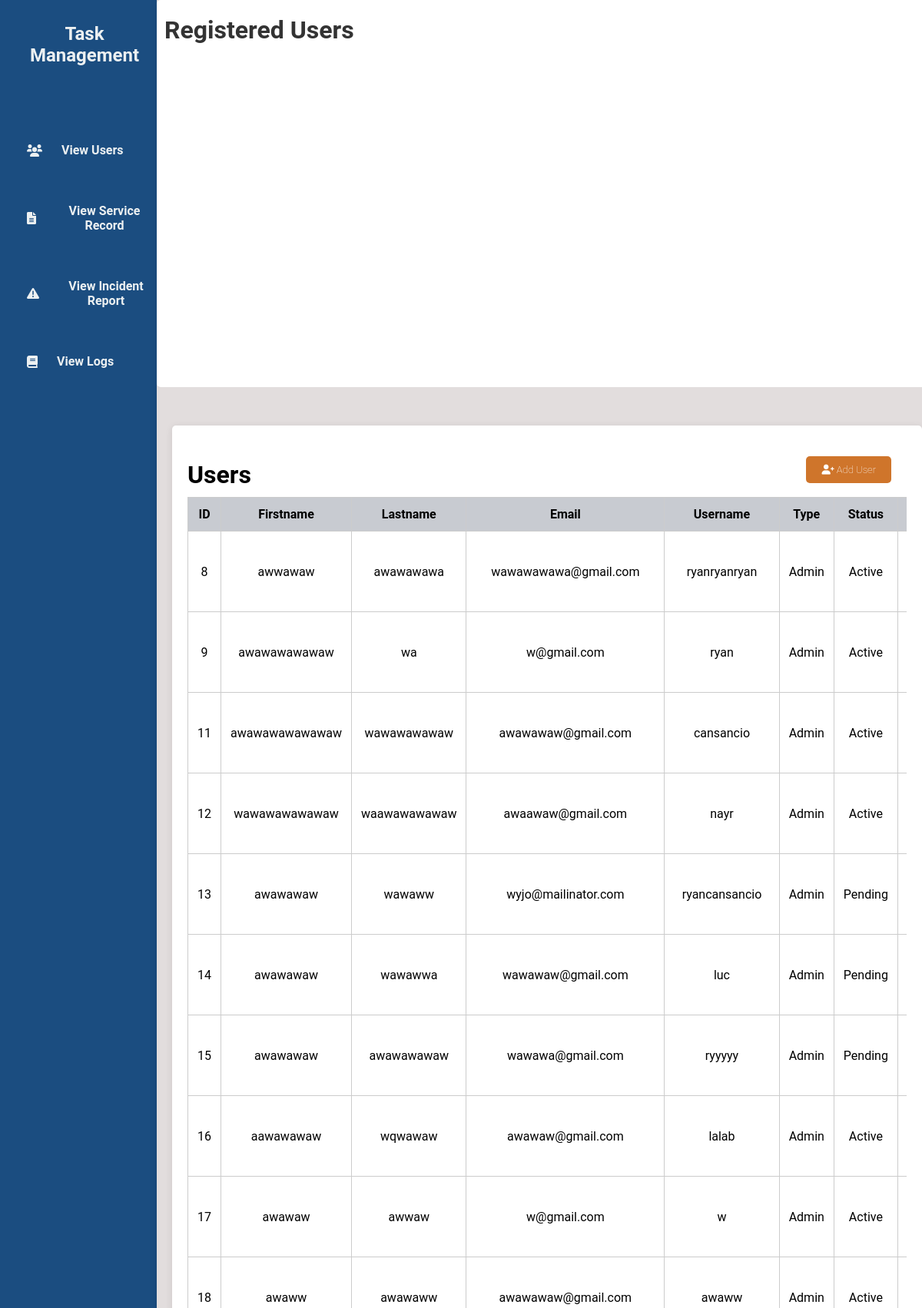
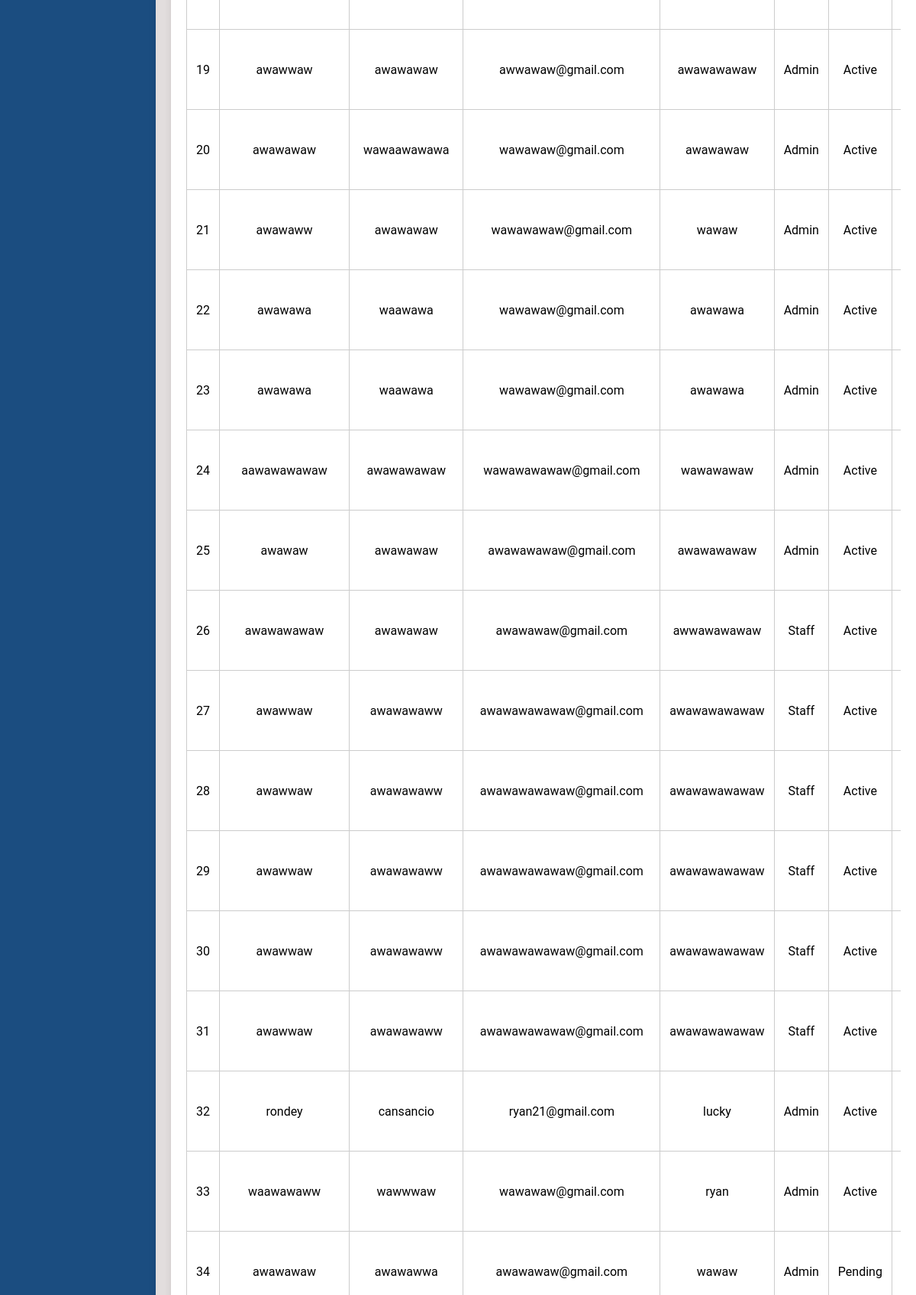
Screenshot of /adminD.php (signed in, upper part) with the database file from the repository (2 pictures, top to bottom).
### tables this page shows
CREATE TABLE `tbl_user` (
  `u_id` int(50) NOT NULL,
  `u_fname` varchar(200) NOT NULL,
  `u_lname` varchar(200) NOT NULL,
  `u_email` varchar(200) NOT NULL,
  `u_username` varchar(200) NOT NULL,
  `u_password` varchar(200) NOT NULL,
  `u_type` varchar(200) NOT NULL,
  `u_status` varchar(200) NOT NULL
);

### adminD.php (the view, shortened to what this page needs)
<?php
include 'db.php';
$sql = "SELECT u_id, u_fname, u_lname, u_email, u_username, u_type, u_status FROM tbl_user";
$result = $conn->query($sql);
?>
<!DOCTYPE html>
<html lang="en">
<head>
    <link rel="stylesheet" href="admin.css">
    <link rel="stylesheet" href="https://cdnjs.cloudflare.com/ajax/libs/font-awesome/6.0.0-beta3/css/all.min.css">
</head>
<body>
<div class="wrapper">
    <div class="sidebar">
        <h2>Task Management</h2>
        <ul>
            <li><a href="view_users.php"><i class="fas fa-users"></i> View Users</a></li>
            <li><a href="view_service_record.php"><i class="fas fa-file-alt"></i> View Service Record</a></li>
            <li><a href="view_incident_report.php"><i class="fas fa-exclamation-triangle"></i> View Incident Report</a></li>
            <li><a href="view_logs.php"><i class="fas fa-book"></i> View Logs</a></li>
        </ul>
    </div>
    <div class="container">
        <div class="upper">
        <h1>Registered Users</h1>
        </div>
     <div class="table-box">
     <h2>Users</h2>
     <a href="addU.php" class="add-user-btn"><i class="fas fa-user-plus"></i> Add User</a>
     <table>
            <thead>
                <tr>
                    <th>ID</th>
                    <th>Firstname</th>
                    <th>Lastname</th>
                    <th>Email</th>
                    <th>Username</th>
                    <th>Type</th>
                    <th>Status</th>
                    <th>Action</th>
                </tr>
            </thead>
            <tbody>
                <?php
                if ($result->num_rows > 0) {
                    while ($row = $result->fetch_assoc()) {
                        echo "<tr>
                                <td>{$row['u_id']}</td>
                                <td>{$row['u_fname']}</td>
                                <td>{$row['u_lname']}</td>
                                <td>{$row['u_email']}</td>
                                <td>{$row['u_username']}</td>
                                <td>" . ucfirst(strtolower($row['u_type'])) . "</td>
                                <td>" . ucfirst(strtolower($row['u_status'])) . "</td>
                                 <td>
                                    <a href='editU.php?id={$row['u_id']}'><i class='fas fa-edit'></i></a>
                                    <a href='deleteU.php?id={$row['u_id']}'><i class='fas fa-trash'></i></a>
                                </td>
                              </tr>";
                    }
                } else {
                    echo "<tr><td colspan='7'>No users found.</td></tr>";
                }
                ?>
            </tbody>
        </table>
     </div>
    </div>
</div>
</body>
</html>

### admin.css (style rules this page uses)
* { margin: 0; padding: 0; font-family: 'Roboto', sans-serif; }
body { min-height: 100vh; display: flex; align-items: center; background-color: #2d3250; }
.container { width: 85%; margin-left: 17%; padding: 20px; background-color: #e2dddd; box-shadow: 0 2px 10px rgba(0, 0, 0, 0.1); height: 100vh; position: fixed; }
.table-box { margin-top: 50px; width: 78%; padding: 20px; margin-right: 10px; margin-left: 2px 5px; border-radius: 5px; background-color: #ffffff; box-shadow: 0 2px 10px rgba(0, 0, 0, 0.1); height: 70vh; position: fixed; }
.table-box h2 { text-align: left; margin-top: 25px; font-size: 2rem; }
.container .upper { border-radius: 5px; margin-top: -20px; margin-left: -20px; width: 100%; height: 8vh; background-color: #ffffff; }
.upper h1 { padding-top: 20px; padding-left: 10px; text-align: left; color: #333; }
.wrapper { display: flex; height: 100vh; }
.sidebar { width: 15%; background-color: #1b4d80; padding: 20px; border-right: 1px solid #ccc; height: 100vh; position: fixed; }
.sidebar h2 { margin-top: 10px; text-align: center; color: #ecf0f1; }
.sidebar ul { list-style-type: none; padding: 0; margin-top: 100px; margin-left: 15px; margin-bottom: 30px; }
.sidebar li { margin: 60px 0; }
.sidebar a { text-decoration: none; color: #ecf0f1; display: flex; align-items: center; text-align: center; }
.sidebar a i { margin-right: 25px; }
table { width: 100%; margin-right: 10px; border-collapse: collapse; margin-top: 10px; max-height: 90%; overflow-y: auto; display: block; }
th, td { border: 1px solid #ccc; padding: 12px; text-align: center; }
th:nth-child(1), td:nth-child(1) { width: 15%; }
th:nth-child(2), td:nth-child(2) { width: 20%; }
th:nth-child(3), td:nth-child(3) { width: 25%; }
th:last-child, td:last-child { width: 15%; }
th { background-color: #c8cbd1; color: rgb(0, 0, 0); }
a { display: inline-block; margin-top: 20px; text-decoration: none; color: #4CAF50; font-weight: bold; }
.add-user-btn { display: inline-block; background-color: #cf752b; color: white; padding: 10px 20px; border-radius: 5px; text-decoration: none; font-size: 13px; font-weight: lighter; transition: 0.3s; position: absolute; right: 40px; top: 20px; }
.table-box a i { justify-content: center; }

### rows the page displays
tbl_user: u_id "8", u_fname "awwawaw", u_lname "awawawawa", u_email "wawawawawa@gmail.com", u_username "ryanryanryan", u_type "Admin", u_status "Active"
tbl_user: u_id "9", u_fname "awawawawawaw", u_lname "wa", u_email "w@gmail.com", u_username "ryan", u_type "Admin", u_status "Active"
tbl_user: u_id "11", u_fname "awawawawawawaw", u_lname "wawawawawaw", u_email "awawawaw@gmail.com", u_username "cansancio", u_type "Admin", u_status "Active"
tbl_user: u_id "12", u_fname "wawawawawawaw", u_lname "waawawawawaw", u_email "awaawaw@gmail.com", u_username "nayr", u_type "Admin", u_status "Active"
tbl_user: u_id "13", u_fname "awawawaw", u_lname "wawaww", u_email "wyjo@mailinator.com", u_username "ryancansancio", u_type "Admin", u_status "Pending"
tbl_user: u_id "14", u_fname "awawawaw", u_lname "wawawwa", u_email "wawawaw@gmail.com", u_username "luc", u_type "Admin", u_status "Pending"
tbl_user: u_id "15", u_fname "awawawaw", u_lname "awawawawaw", u_email "wawawa@gmail.com", u_username "ryyyyy", u_type "Admin", u_status "Pending"
tbl_user: u_id "16", u_fname "aawawawaw", u_lname "wqwawaw", u_email "awawaw@gmail.com", u_username "lalab", u_type "Admin", u_status "Active"
tbl_user: u_id "17", u_fname "awawaw", u_lname "awwaw", u_email "w@gmail.com", u_username "w", u_type "Admin", u_status "Active"
tbl_user: u_id "18", u_fname "awaww", u_lname "awawaww", u_email "awawawaw@gmail.com", u_username "awaww", u_type "Admin", u_status "Active"
tbl_user: u_id "19", u_fname "awawwaw", u_lname "awawawaw", u_email "awwawaw@gmail.com", u_username "awawawawaw", u_type "Admin", u_status "Active"
tbl_user: u_id "20", u_fname "awawawaw", u_lname "wawaawawawa", u_email "wawawaw@gmail.com", u_username "awawawaw", u_type "Admin", u_status "Active"
tbl_user: u_id "21", u_fname "awawaww", u_lname "awawawaw", u_email "wawawawaw@gmail.com", u_username "wawaw", u_type "Admin", u_status "Active"
tbl_user: u_id "22", u_fname "awawawa", u_lname "waawawa", u_email "wawawaw@gmail.com", u_username "awawawa", u_type "Admin", u_status "Active"
tbl_user: u_id "23", u_fname "awawawa", u_lname "waawawa", u_email "wawawaw@gmail.com", u_username "awawawa", u_type "Admin", u_status "Active"
tbl_user: u_id "24", u_fname "aawawawawaw", u_lname "awawawawaw", u_email "wawawawawaw@gmail.com", u_username "wawawawaw", u_type "Admin", u_status "Active"
tbl_user: u_id "25", u_fname "awawaw", u_lname "awawawaw", u_email "awawawawaw@gmail.com", u_username "awawawawaw", u_type "Admin", u_status "Active"
tbl_user: u_id "26", u_fname "awawawawaw", u_lname "awawawaw", u_email "awawawaw@gmail.com", u_username "awwawawawaw", u_type "Staff", u_status "Active"
tbl_user: u_id "27", u_fname "awawwaw", u_lname "awawawaww", u_email "awawawawawaw@gmail.com", u_username "awawawawawaw", u_type "Staff", u_status "Active"
tbl_user: u_id "28", u_fname "awawwaw", u_lname "awawawaww", u_email "awawawawawaw@gmail.com", u_username "awawawawawaw", u_type "Staff", u_status "Active"
tbl_user: u_id "29", u_fname "awawwaw", u_lname "awawawaww", u_email "awawawawawaw@gmail.com", u_username "awawawawawaw", u_type "Staff", u_status "Active"
tbl_user: u_id "30", u_fname "awawwaw", u_lname "awawawaww", u_email "awawawawawaw@gmail.com", u_username "awawawawawaw", u_type "Staff", u_status "Active"
tbl_user: u_id "31", u_fname "awawwaw", u_lname "awawawaww", u_email "awawawawawaw@gmail.com", u_username "awawawawawaw", u_type "Staff", u_status "Active"
tbl_user: u_id "32", u_fname "rondey", u_lname "cansancio", u_email "ryan21@gmail.com", u_username "lucky", u_type "Admin", u_status "Active"
tbl_user: u_id "33", u_fname "waawawaww", u_lname "wawwwaw", u_email "wawawaw@gmail.com", u_username "ryan", u_type "Admin", u_status "Active"
tbl_user: u_id "34", u_fname "awawawaw", u_lname "awawawwa", u_email "awawawaw@gmail.com", u_username "wawaw", u_type "Admin", u_status "Pending"
